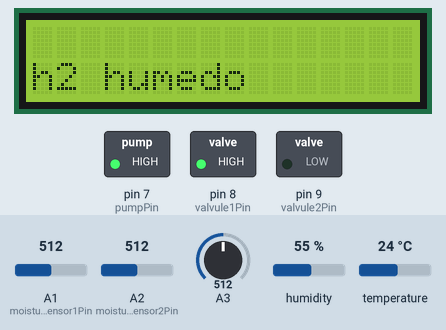
Simulated run of this sketch. Board: Arduino Uno, built with avr-gcc and run on an emulated ATmega328P. Shown: 16×2 character LCD, switched loads named in the sketch (green lamp = pin HIGH). The test bench sets the inputs (shaded band); at power-on: A1 (moistureSensor1Pin) = 512, A2 (moistureSensor2Pin) = 512, A3 = 512, humidity 55 %, temperature 24 °C. What the sketch prints to the serial monitor is not drawn.

Above: at 6.2 s.
6.3 s: A1 (moistureSensor1Pin) set to 634
11.8 s: A1 (moistureSensor1Pin) set to 663
At 14.3 s:
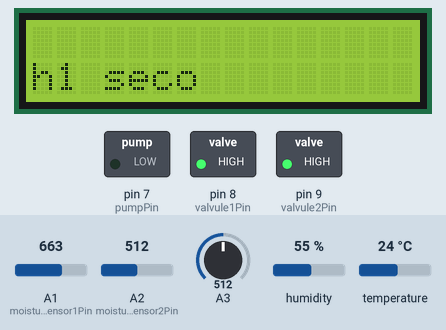
17.9 s: A2 (moistureSensor2Pin) set to 290
At 21.6 s:
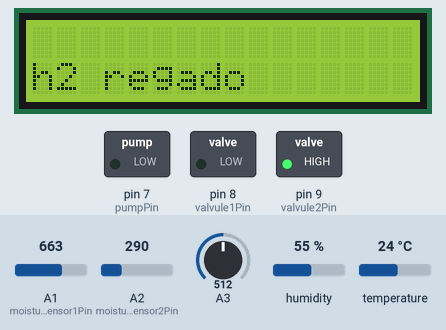
24.0 s: A1 (moistureSensor1Pin) set to 290
At 26.8 s:
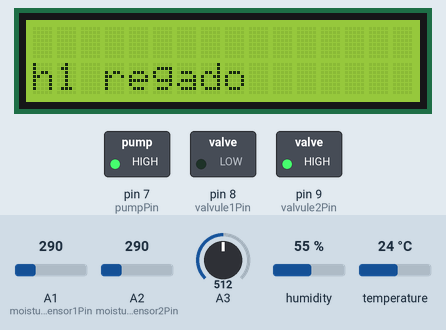
30.1 s: A2 (moistureSensor2Pin) set to 660
At 34.0 s:
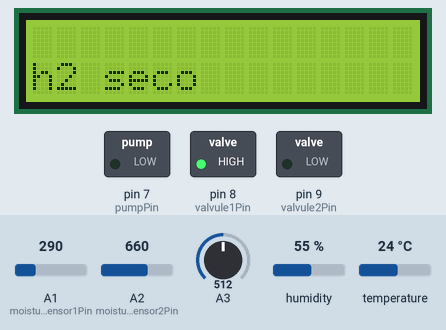
35.9 s: A2 (moistureSensor2Pin) set to 640
At 36.8 s:
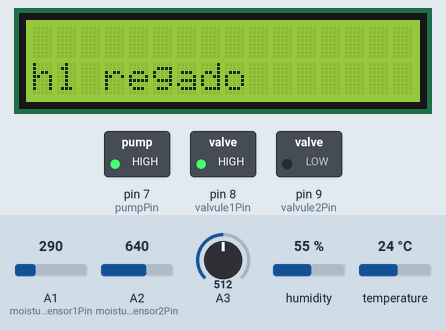
Timing chart, 0 to 40.0 s (numbered marks = the images above; inputs shaded):
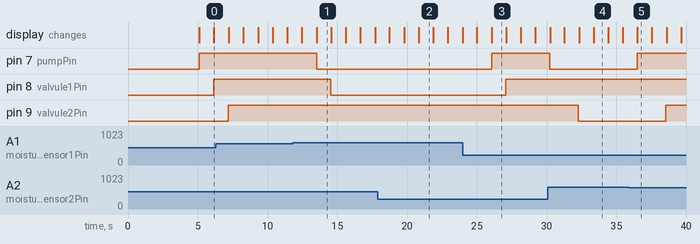

The sketch:

AIS.ino
```cpp
#include <dht.h>
#include <Wire.h>
#include <LiquidCrystal_I2C.h>

//definir pins.
#define dht_apin A0
int moistureSensor1Pin = 1;
int moistureSensor2Pin = 2;
int photoresistorSensorPin = 3;
int pumpPin = 7;
int valvule1Pin = 8;
int valvule2Pin = 9;
int valvule3Pin = 10;

// variables
int moistureSensor1Value;
int moistureSensor2Value;
int photoresistorSensorValue;
dht DHT;

// Mensajes de sistemas
const char *string_table[] =
{
  "Bienvenido! =)",
  "h1 seco",
  "h1 humedo",
  "h1 regado",
  "h2 seco",
  "h2 humedo",
  "h2 regado",
  "A.I.S"
};

LiquidCrystal_I2C lcd(0x27, 2, 1, 0, 4, 5, 6, 7, 3, POSITIVE);

  void setup() {
  Serial.begin(9600);

  // LCD
  lcd.begin(16,2);
  lcd.backlight();
  lcd.clear();

  // Wire
  Wire.begin();

//pins
  pinMode(moistureSensor1Pin,OUTPUT);
  pinMode(moistureSensor2Pin,OUTPUT);
  pinMode(photoresistorSensorPin,OUTPUT);
  pinMode(valvule1Pin,OUTPUT);
  pinMode(valvule2Pin,OUTPUT);
  pinMode(pumpPin,OUTPUT);

// LCD Mensajes de Inicio
  lcd.clear();
  lcd.setCursor(0,1);
  lcd.print(string_table[7]);
  lcd.setCursor(0,3);
  lcd.print(string_table[0]);
  delay(5000);
}

void loop() {

  //Datos de los sensores y activar bomba con valvulas
  moistureSensor1Value = analogRead(moistureSensor1Pin);
  moistureSensor2Value = analogRead(moistureSensor2Pin);
  photoresistorSensorValue = analogRead(A3);
  DHT.read11(dht_apin);

 //Encendido y apagado de bomba por separado, para evitar que al momento de detectar un solo perfil seco y otro humedo la bomba no se
 // apague
if((moistureSensor1Value > 650) || (moistureSensor2Value > 650)) {
    digitalWrite(pumpPin,LOW);
    Serial.println("Pump On ");
  }

if((moistureSensor1Value < 650) && (moistureSensor2Value < 650)) {
    digitalWrite(pumpPin,HIGH);
    Serial.println("Pump Off ");
  }


 //sensor 1 perfil 1
 if((moistureSensor1Value > 650)){
    // Suelo seco:
    lcd.clear();
    lcd.setCursor(0,3);
    lcd.print(string_table[1]);
    delay(1000);
    Serial.println("Suelo Seco 1");
    Serial.println(moistureSensor1Value);
    Serial.println("Nivel de luminosidad = ");
    Serial.println(photoresistorSensorValue);
    Serial.println("temperatura = ");
    Serial.println(DHT.temperature);
    digitalWrite(valvule1Pin,LOW);
    Serial.println("Valvule On ");

  }

  if((moistureSensor1Value < 650) && (moistureSensor1Value >= 300)){
    // Suelo empapado:
    lcd.clear();
    lcd.setCursor(0,3);
    lcd.print(string_table[2]);
    delay(1000);
    Serial.println("Suelo empapado 1");
    Serial.println(moistureSensor1Value);
    Serial.println("Nivel de luminosidad = ");
    Serial.println(photoresistorSensorValue);
    Serial.println("temperatura = ");
    Serial.println(DHT.temperature);
    digitalWrite(valvule1Pin,HIGH);
    Serial.println("Valvule Off ");
  }

if(moistureSensor1Value < 300){
    // Suelo humedo
    lcd.clear();
    lcd.setCursor(0,3);
    lcd.print(string_table[3]);
    delay(1000);
    Serial.println("Suelo Humedo 1");
    Serial.println(moistureSensor1Value);
    Serial.println("Nivel de luminosidad = ");
    Serial.println(photoresistorSensorValue);
    Serial.print("temperatura = ");
    Serial.println(DHT.temperature);
    digitalWrite(valvule1Pin,HIGH);
    Serial.println("Valvule Off ");
  }

//sensor 2 perfil 2
   if((moistureSensor2Value > 650)){
    // Suelo seco:
    lcd.clear();
    lcd.setCursor(0,3);
    lcd.print(string_table[4]);
    delay(1000);
    Serial.println("Suelo Seco 2");
    Serial.println(moistureSensor2Value);
    Serial.println("Nivel de luminosidad = ");
    Serial.println(photoresistorSensorValue);
    Serial.println("temperatura = ");
    Serial.println(DHT.temperature);
    digitalWrite(valvule2Pin,LOW);
    Serial.println("Valvule On ");

  }

  if((moistureSensor2Value < 650) && (moistureSensor2Value >= 300)){
    // Suelo empapado:
    lcd.clear();
    lcd.setCursor(0,3);
    lcd.print(string_table[5]);
    delay(1000);
    Serial.println("Suelo empapado 2");
    Serial.println(moistureSensor2Value);
    Serial.println("Nivel de luminosidad = ");
    Serial.println(photoresistorSensorValue);
    Serial.println("temperatura = ");
    Serial.println(DHT.temperature);
    digitalWrite(valvule2Pin,HIGH);
    Serial.println("Valvule Off ");
  }

if(moistureSensor2Value < 300){
    // Suelo humedo
    lcd.clear();
    lcd.setCursor(0,3);
    lcd.print(string_table[6]);
    delay(1000);
    Serial.println("Suelo humedo 2");
    Serial.println(moistureSensor2Value);
    Serial.println("Nivel de luminosidad = ");
    Serial.println(photoresistorSensorValue);
    Serial.print("temperatura = ");
    Serial.println(DHT.temperature);
    digitalWrite(valvule2Pin,HIGH);
    Serial.println("Valvule Off ");
  }
}
```

Measured:
- the behaviour switches between 650 and 651 on A1 (moistureSensor1Pin) (found by bisection; images 0 and 1)
- after the input at 11.8 s, pin 7 (pumpPin): HIGH → LOW after 1.7 s; pin 8 (valvule1Pin): HIGH → LOW after 2.7 s; the display: first differs from a run without the input after 1.7 s (image 1)
- after the input at 17.9 s, the display: first differs from a run without the input after 2.9 s (image 2)
- after the input at 24.0 s, pin 7 (pumpPin): LOW → HIGH after 2.1 s; pin 8 (valvule1Pin): LOW → HIGH after 3.1 s; the display: first differs from a run without the input after 2.1 s (image 3)
- after the input at 30.1 s, pin 7 (pumpPin): HIGH → LOW after 0.14 s; pin 9 (valvule2Pin): HIGH → LOW after 2.2 s; the display: first differs from a run without the input after 1.2 s (image 4)
- after the input at 35.9 s, pin 7 (pumpPin): LOW → HIGH after 0.61 s; pin 9 (valvule2Pin): LOW → HIGH after 2.7 s
- what the display in image 1 shows lasts 1.1 s, from 13.5 s to 14.6 s
